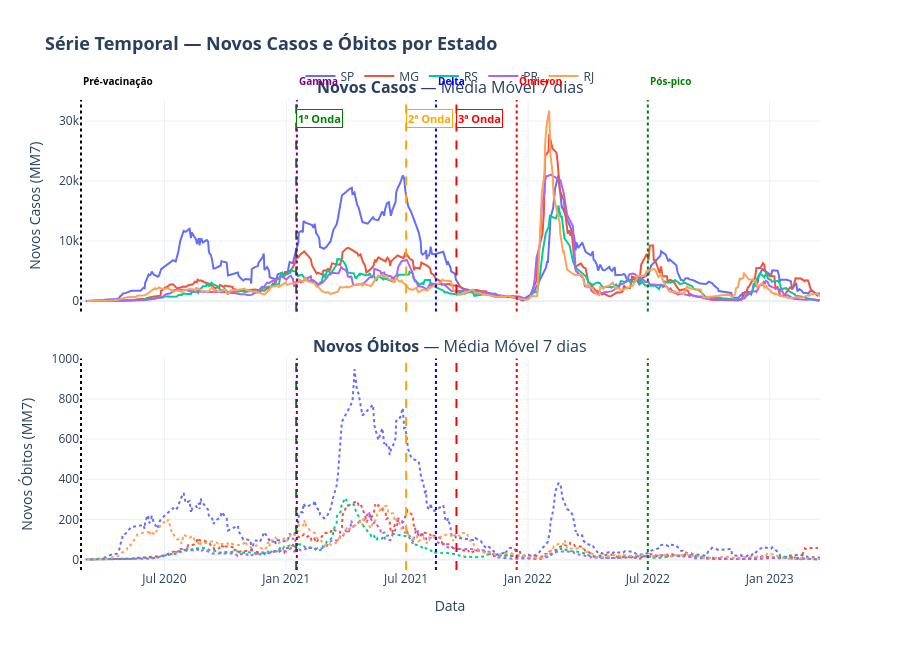

Notebook code for this chart:
### Markdown cell above
## 1 — Série Temporal: Casos e Óbitos por Estado

### Code cell
def plot_serie_temporal_casos_obitos(df, estados=None, altura=650):
    """
    Série temporal (linhas) de novos casos e novos óbitos por estado,
    usando médias móveis de 7 dias para suavizar ruídos.

    Parâmetros
    ----------
    df      : DataFrame com 'state', 'date', 'newCases_mm7', 'newDeaths_mm7'
    estados : lista de siglas; se None, usa os 5 maiores em casos totais
    altura  : altura do gráfico em pixels
    """
    if estados is None:
        estados = (
            df.groupby('state')['totalCases'].max()
            .nlargest(5).index.tolist()
        )

    df_plot = df[df['state'].isin(estados)].sort_values('date')
    palette = px.colors.qualitative.Plotly

    fig = make_subplots(
        rows=2, cols=1,
        shared_xaxes=True,
        subplot_titles=(
            '<b>Novos Casos</b> — Média Móvel 7 dias',
            '<b>Novos Óbitos</b> — Média Móvel 7 dias'
        ),
        vertical_spacing=0.10
    )

    for i, estado in enumerate(estados):
        df_e = df_plot[df_plot['state'] == estado]
        cor  = palette[i % len(palette)]

        fig.add_trace(
            go.Scatter(
                x=df_e['date'], y=df_e['newCases_mm7'],
                name=estado, mode='lines',
                line=dict(color=cor, width=2),
                legendgroup=estado,
            ),
            row=1, col=1
        )
        fig.add_trace(
            go.Scatter(
                x=df_e['date'], y=df_e['newDeaths_mm7'],
                name=estado, mode='lines',
                line=dict(color=cor, width=2, dash='dot'),
                legendgroup=estado,
                showlegend=False,
            ),
            row=2, col=1
        )

    fig.update_layout(
        title='<b>Série Temporal — Novos Casos e Óbitos por Estado</b>',
        title_font_size=18,
        hovermode='x unified',
        template='plotly_white',
        legend=dict(orientation='h', yanchor='bottom', y=1.02, xanchor='center', x=0.5),
        height=altura,
    )
    fig.update_xaxes(title_text='Data', row=2, col=1)
    fig.update_yaxes(title_text='Novos Casos (MM7)',  row=1, col=1)
    fig.update_yaxes(title_text='Novos Óbitos (MM7)', row=2, col=1)

    datas_vacinacao = [
        ("1ª Onda", "2021-01-16", "green"),
        ("2ª Onda", "2021-07-01", "orange"),
        ("3ª Onda", "2021-09-15", "red"),
    ]

    for nome, data, cor in datas_vacinacao:
        fig.add_vline(
            x=data,
            line_width=2,
            line_dash="dash",
            line_color=cor
        )

        fig.add_annotation(
            x=data,
            y=0.98,
            yref="paper",
            text=f"<b>{nome}</b>",
            showarrow=False,
            xanchor="left",
            bgcolor="white",
            bordercolor=cor,
            borderwidth=1,
            font=dict(color=cor, size=11)
        )

    ondas = [
        ("Pré-vacinação", "2020-02-26", "black"),
        ("Gamma",         "2021-01-17", "purple"),
        ("Delta",         "2021-08-15", "blue"),
        ("Ômicron",       "2021-12-15", "red"),
        ("Pós-pico",      "2022-07-01", "green"),
    ]

    for nome, data, cor in ondas:
            fig.add_vline(
                x=data,
                line_color=cor,
                line_dash="dot",
                line_width=2
            )

            fig.add_annotation(
                x=data,
                y=1.06,
                yref="paper",
                text=f"<b>{nome}</b>",
                showarrow=False,
                xanchor="left",
                font=dict(size=10, color=cor)
            )

    fig.show()


plot_serie_temporal_casos_obitos(sub_estados)

### Figure 1 — Plotly figure (JSON) as saved in the notebook; plotly's stock layout.template omitted (floating-point values rounded to 4 significant figures; data arrays with more than 128 entries replaced by an {"elided": "..."} marker saying what was removed)
{"data": [{"legendgroup": "SP", "line": {"color": "#636EFA", "width": 2}, "mode": "lines", "name": "SP", "type": "scatter", "x": {"elided": "337 str values"}, "xaxis": "x", "y": {"elided": "337 float values"}, "yaxis": "y"}, {"legendgroup": "SP", "line": {"color": "#636EFA", "dash": "dot", "width": 2}, "mode": "lines", "name": "SP", "showlegend": false, "type": "scatter", "x": {"elided": "337 str values"}, "xaxis": "x2", "y": {"elided": "337 float values"}, "yaxis": "y2"}, {"legendgroup": "MG", "line": {"color": "#EF553B", "width": 2}, "mode": "lines", "name": "MG", "type": "scatter", "x": {"elided": "333 str values"}, "xaxis": "x", "y": {"elided": "333 float values"}, "yaxis": "y"}, {"legendgroup": "MG", "line": {"color": "#EF553B", "dash": "dot", "width": 2}, "mode": "lines", "name": "MG", "showlegend": false, "type": "scatter", "x": {"elided": "333 str values"}, "xaxis": "x2", "y": {"elided": "333 float values"}, "yaxis": "y2"}, {"legendgroup": "RS", "line": {"color": "#00CC96", "width": 2}, "mode": "lines", "name": "RS", "type": "scatter", "x": {"elided": "333 str values"}, "xaxis": "x", "y": {"elided": "333 float values"}, "yaxis": "y"}, {"legendgroup": "RS", "line": {"color": "#00CC96", "dash": "dot", "width": 2}, "mode": "lines", "name": "RS", "showlegend": false, "type": "scatter", "x": {"elided": "333 str values"}, "xaxis": "x2", "y": {"elided": "333 float values"}, "yaxis": "y2"}, {"legendgroup": "PR", "line": {"color": "#AB63FA", "width": 2}, "mode": "lines", "name": "PR", "type": "scatter", "x": {"elided": "332 str values"}, "xaxis": "x", "y": {"elided": "332 float values"}, "yaxis": "y"}, {"legendgroup": "PR", "line": {"color": "#AB63FA", "dash": "dot", "width": 2}, "mode": "lines", "name": "PR", "showlegend": false, "type": "scatter", "x": {"elided": "332 str values"}, "xaxis": "x2", "y": {"elided": "332 float values"}, "yaxis": "y2"}, {"legendgroup": "RJ", "line": {"color": "#FFA15A", "width": 2}, "mode": "lines", "name": "RJ", "type": "scatter", "x": {"elided": "334 str values"}, "xaxis": "x", "y": {"elided": "334 float values"}, "yaxis": "y"}, {"legendgroup": "RJ", "line": {"color": "#FFA15A", "dash": "dot", "width": 2}, "mode": "lines", "name": "RJ", "showlegend": false, "type": "scatter", "x": {"elided": "334 str values"}, "xaxis": "x2", "y": {"elided": "334 float values"}, "yaxis": "y2"}], "layout": {"annotations": [{"font": {"size": 16}, "showarrow": false, "text": "<b>Novos Casos</b> — Média Móvel 7 dias", "x": 0.5, "xanchor": "center", "xref": "paper", "y": 1, "yanchor": "bottom", "yref": "paper"}, {"font": {"size": 16}, "showarrow": false, "text": "<b>Novos Óbitos</b> — Média Móvel 7 dias", "x": 0.5, "xanchor": "center", "xref": "paper", "y": 0.45, "yanchor": "bottom", "yref": "paper"}, {"bgcolor": "white", "bordercolor": "green", "borderwidth": 1, "font": {"color": "green", "size": 11}, "showarrow": false, "text": "<b>1ª Onda</b>", "x": "2021-01-16", "xanchor": "left", "y": 0.98, "yref": "paper"}, {"bgcolor": "white", "bordercolor": "orange", "borderwidth": 1, "font": {"color": "orange", "size": 11}, "showarrow": false, "text": "<b>2ª Onda</b>", "x": "2021-07-01", "xanchor": "left", "y": 0.98, "yref": "paper"}, {"bgcolor": "white", "bordercolor": "red", "borderwidth": 1, "font": {"color": "red", "size": 11}, "showarrow": false, "text": "<b>3ª Onda</b>", "x": "2021-09-15", "xanchor": "left", "y": 0.98, "yref": "paper"}, {"font": {"color": "black", "size": 10}, "showarrow": false, "text": "<b>Pré-vacinação</b>", "x": "2020-02-26", "xanchor": "left", "y": 1.06, "yref": "paper"}, {"font": {"color": "purple", "size": 10}, "showarrow": false, "text": "<b>Gamma</b>", "x": "2021-01-17", "xanchor": "left", "y": 1.06, "yref": "paper"}, {"font": {"color": "blue", "size": 10}, "showarrow": false, "text": "<b>Delta</b>", "x": "2021-08-15", "xanchor": "left", "y": 1.06, "yref": "paper"}, {"font": {"color": "red", "size": 10}, "showarrow": false, "text": "<b>Ômicron</b>", "x": "2021-12-15", "xanchor": "left", "y": 1.06, "yref": "paper"}, {"font": {"color": "green", "size": 10}, "showarrow": false, "text": "<b>Pós-pico</b>", "x": "2022-07-01", "xanchor": "left", "y": 1.06, "yref": "paper"}], "height": 650, "hovermode": "x unified", "legend": {"orientation": "h", "x": 0.5, "xanchor": "center", "y": 1.02, "yanchor": "bottom"}, "shapes": [{"line": {"color": "green", "dash": "dash", "width": 2}, "type": "line", "x0": "2021-01-16", "x1": "2021-01-16", "xref": "x", "y0": 0, "y1": 1, "yref": "y domain"}, {"line": {"color": "green", "dash": "dash", "width": 2}, "type": "line", "x0": "2021-01-16", "x1": "2021-01-16", "xref": "x2", "y0": 0, "y1": 1, "yref": "y2 domain"}, {"line": {"color": "orange", "dash": "dash", "width": 2}, "type": "line", "x0": "2021-07-01", "x1": "2021-07-01", "xref": "x", "y0": 0, "y1": 1, "yref": "y domain"}, {"line": {"color": "orange", "dash": "dash", "width": 2}, "type": "line", "x0": "2021-07-01", "x1": "2021-07-01", "xref": "x2", "y0": 0, "y1": 1, "yref": "y2 domain"}, {"line": {"color": "red", "dash": "dash", "width": 2}, "type": "line", "x0": "2021-09-15", "x1": "2021-09-15", "xref": "x", "y0": 0, "y1": 1, "yref": "y domain"}, {"line": {"color": "red", "dash": "dash", "width": 2}, "type": "line", "x0": "2021-09-15", "x1": "2021-09-15", "xref": "x2", "y0": 0, "y1": 1, "yref": "y2 domain"}, {"line": {"color": "black", "dash": "dot", "width": 2}, "type": "line", "x0": "2020-02-26", "x1": "2020-02-26", "xref": "x", "y0": 0, "y1": 1, "yref": "y domain"}, {"line": {"color": "black", "dash": "dot", "width": 2}, "type": "line", "x0": "2020-02-26", "x1": "2020-02-26", "xref": "x2", "y0": 0, "y1": 1, "yref": "y2 domain"}, {"line": {"color": "purple", "dash": "dot", "width": 2}, "type": "line", "x0": "2021-01-17", "x1": "2021-01-17", "xref": "x", "y0": 0, "y1": 1, "yref": "y domain"}, {"line": {"color": "purple", "dash": "dot", "width": 2}, "type": "line", "x0": "2021-01-17", "x1": "2021-01-17", "xref": "x2", "y0": 0, "y1": 1, "yref": "y2 domain"}, {"line": {"color": "blue", "dash": "dot", "width": 2}, "type": "line", "x0": "2021-08-15", "x1": "2021-08-15", "xref": "x", "y0": 0, "y1": 1, "yref": "y domain"}, {"line": {"color": "blue", "dash": "dot", "width": 2}, "type": "line", "x0": "2021-08-15", "x1": "2021-08-15", "xref": "x2", "y0": 0, "y1": 1, "yref": "y2 domain"}, {"line": {"color": "red", "dash": "dot", "width": 2}, "type": "line", "x0": "2021-12-15", "x1": "2021-12-15", "xref": "x", "y0": 0, "y1": 1, "yref": "y domain"}, {"line": {"color": "red", "dash": "dot", "width": 2}, "type": "line", "x0": "2021-12-15", "x1": "2021-12-15", "xref": "x2", "y0": 0, "y1": 1, "yref": "y2 domain"}, {"line": {"color": "green", "dash": "dot", "width": 2}, "type": "line", "x0": "2022-07-01", "x1": "2022-07-01", "xref": "x", "y0": 0, "y1": 1, "yref": "y domain"}, {"line": {"color": "green", "dash": "dot", "width": 2}, "type": "line", "x0": "2022-07-01", "x1": "2022-07-01", "xref": "x2", "y0": 0, "y1": 1, "yref": "y2 domain"}], "title": {"font": {"size": 18}, "text": "<b>Série Temporal — Novos Casos e Óbitos por Estado</b>"}, "xaxis": {"anchor": "y", "domain": [0, 1], "matches": "x2", "showticklabels": false}, "xaxis2": {"anchor": "y2", "domain": [0, 1], "title": {"text": "Data"}}, "yaxis": {"anchor": "x", "domain": [0.55, 1], "title": {"text": "Novos Casos (MM7)"}}, "yaxis2": {"anchor": "x2", "domain": [0, 0.45], "title": {"text": "Novos Óbitos (MM7)"}}}}
